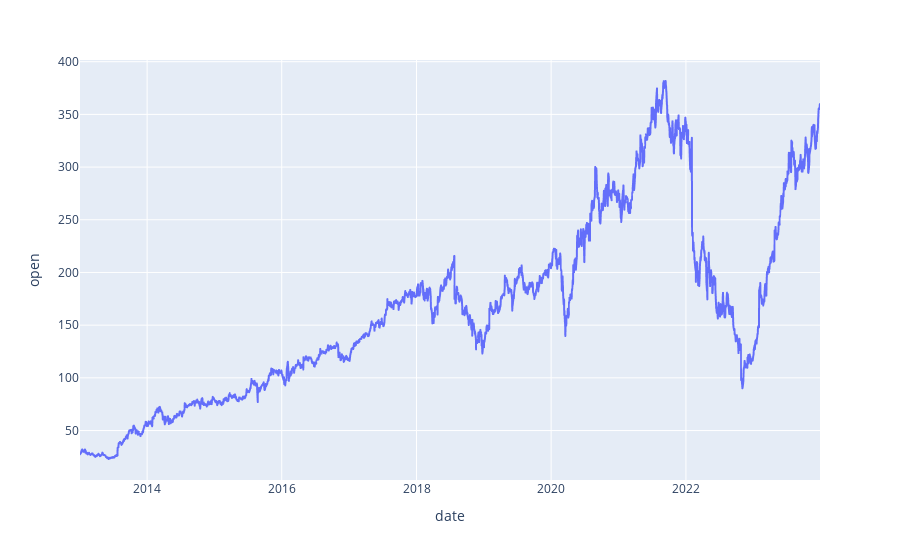

Here is the notebook cell this chart was saved with:
### Code cell
px.line(meta_df, x='date', y='open', labels={'x' : 'Date', 'y': 'Price'})

#px.line(s_p_df, x='date', y='open', labels={'x' : 'Date', 'y' : 'price'}, title="S&P 500 (Vanguard) Vs Meta")

### Figure 1 — Plotly figure (JSON) as saved in the notebook; plotly's stock layout.template omitted (floating-point values rounded to 4 significant figures; data arrays with more than 128 entries replaced by an {"elided": "..."} marker saying what was removed)
{"data": [{"hovertemplate": "date=%{x}<br>open=%{y}<extra></extra>", "legendgroup": "", "line": {"color": "#636efa", "dash": "solid"}, "marker": {"symbol": "circle"}, "mode": "lines", "name": "", "showlegend": false, "type": "scattergl", "x": {"elided": "2768 str values"}, "xaxis": "x", "y": {"elided": "2768 float values"}, "yaxis": "y"}], "layout": {"legend": {"tracegroupgap": 0}, "margin": {"t": 60}, "xaxis": {"anchor": "y", "domain": [0, 1], "title": {"text": "date"}}, "yaxis": {"anchor": "x", "domain": [0, 1], "title": {"text": "open"}}}}
